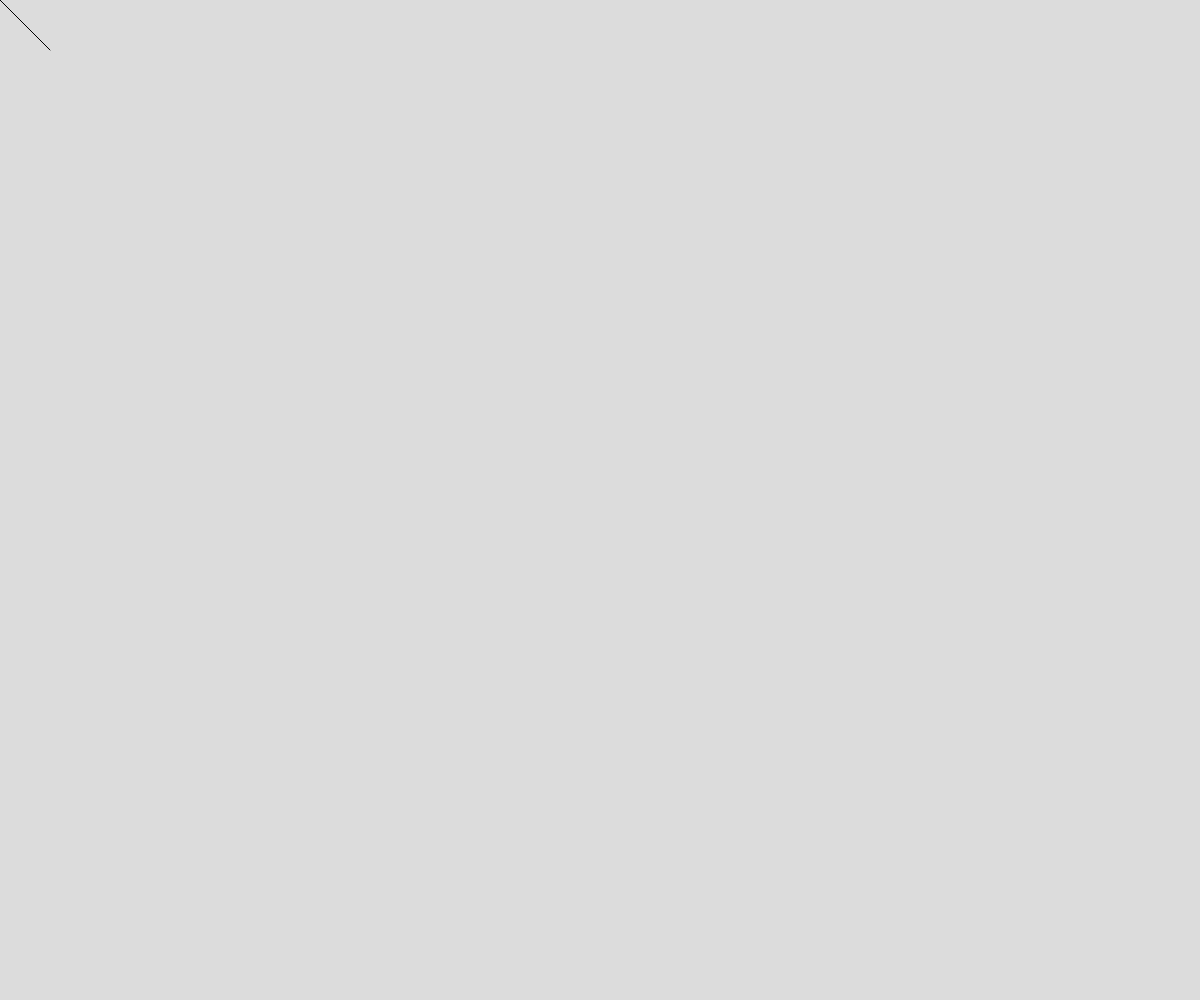
Frame 1 (no input)
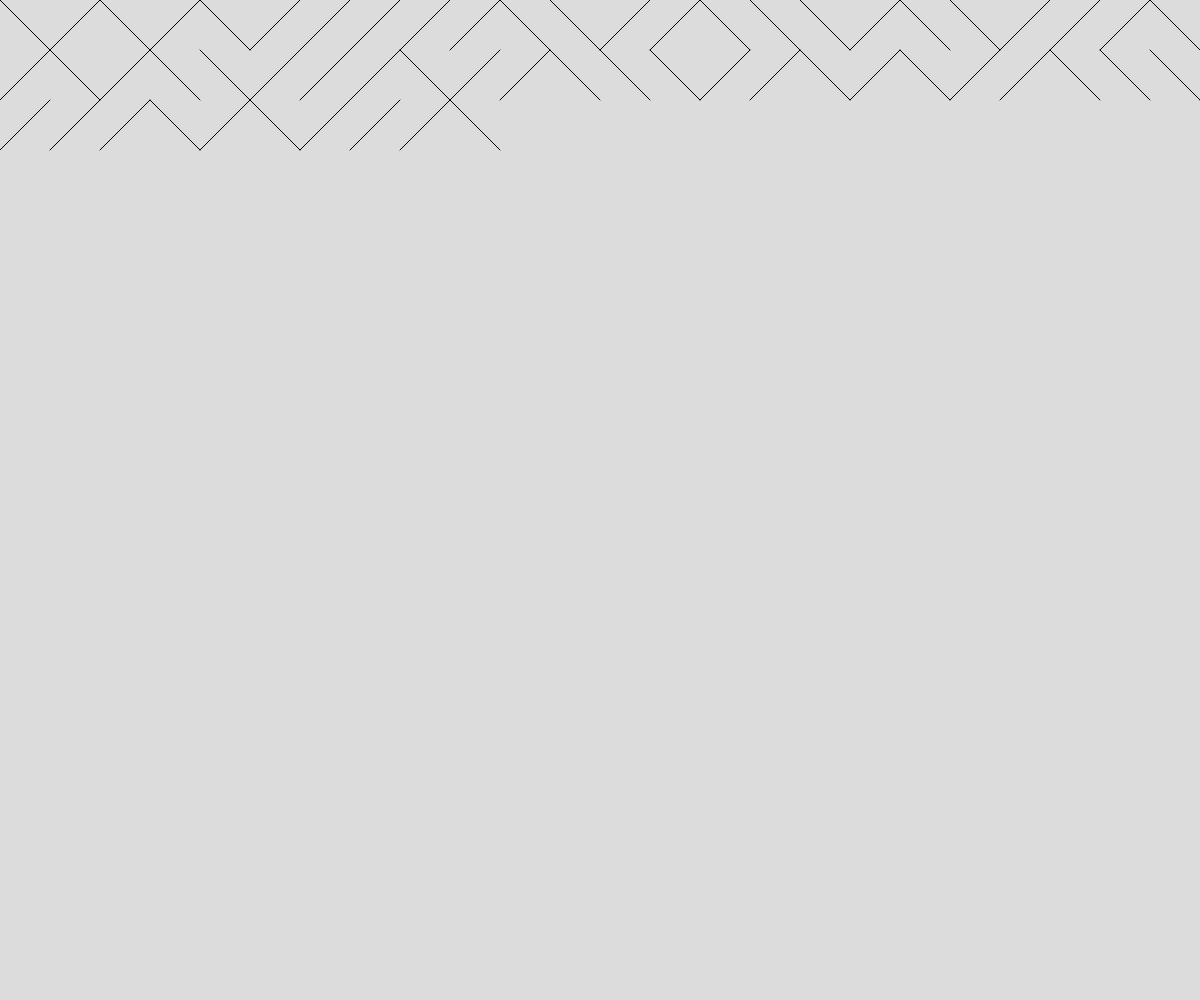
Frame 60 (no input)
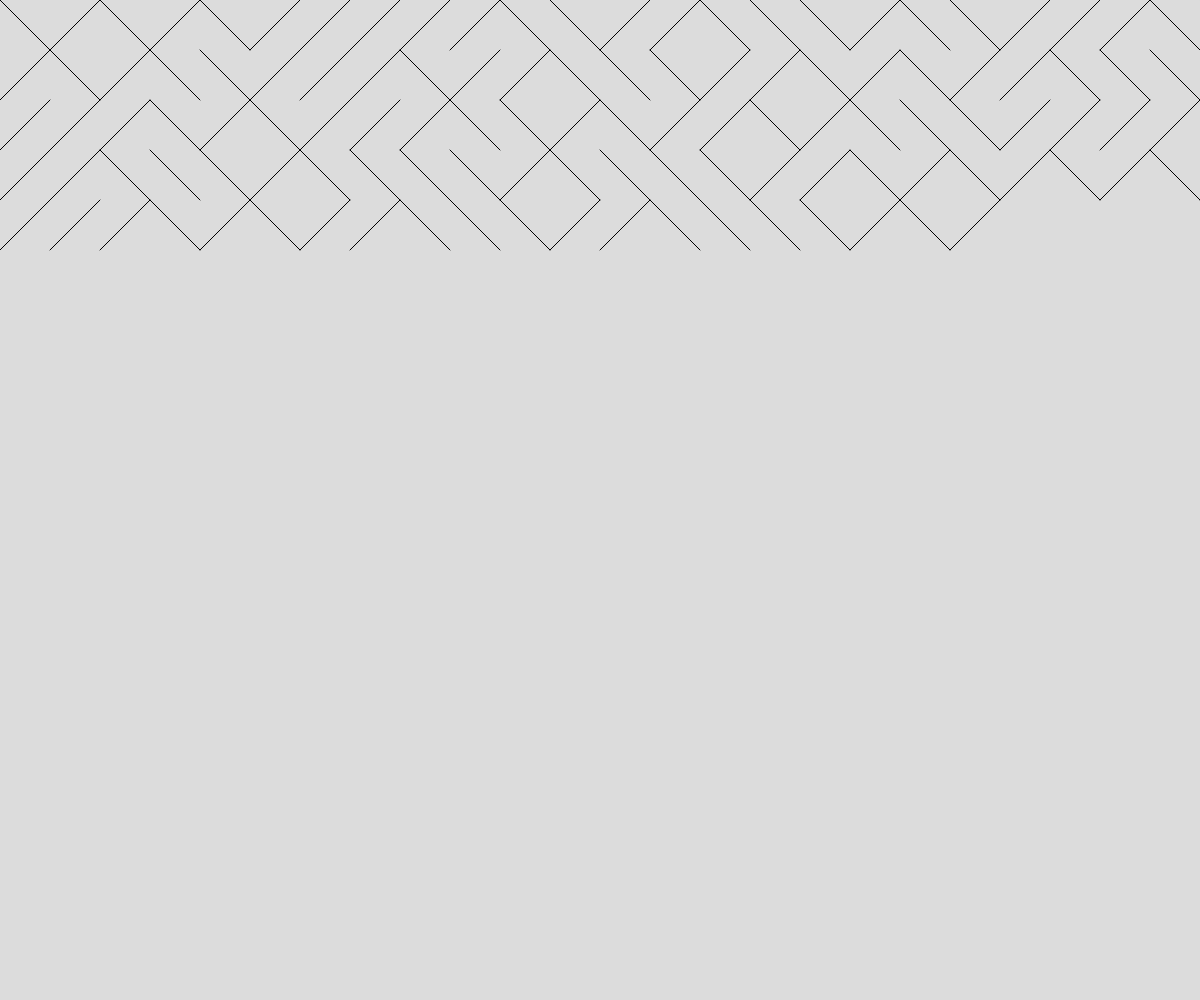
Frame 120 (the mouse pressed at the canvas centre since frame 60)

The p5.js sketch that drew these frames (run headless with seeded random() and noise() and a simulated clock; from frame 60 on, the mouse is pressed at the canvas centre):

// p5.js sketch
// ── sketch.js
let x, y, size, choice;


function setup() {
  createCanvas(innerWidth, innerHeight);
  background(220);
  x = 0;
  y = 0;
  choice = 0;
  size = 50;
}

function draw() {

  //pick a random number between 0 & 1

  choice = random(0, 1);

  //if less than 0.5, draw "/", else draw "\"

  if (choice < 0.5) {
    line(x + size, y, x, y + size);
  } else {
    line(x, y, x + size, y + size);
  }

  //move the point to the right

  x = x + size;

  //if it walks off the screen, x=0, y=y+size;

  if (x > width) {
    x = 0;
    y = y + size;
  }
  /*repeat again
  
    if (y > height) {
      y = 0;
      y = y - size;
    }*/
}
